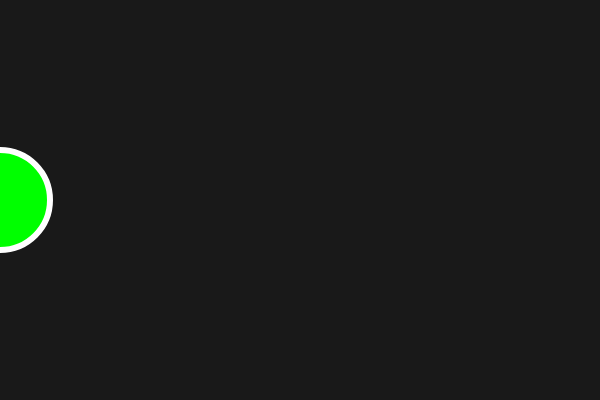
Frame 1 (no input)
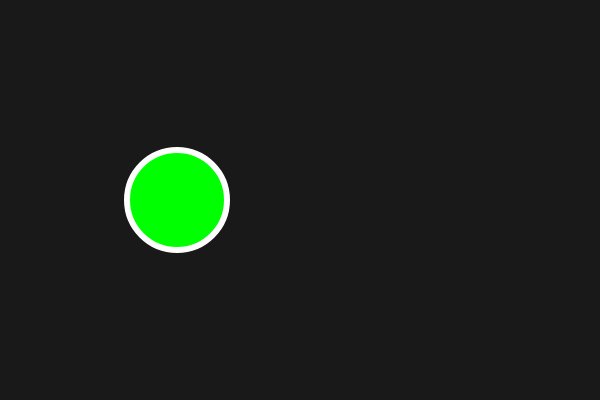
Frame 60 (no input)
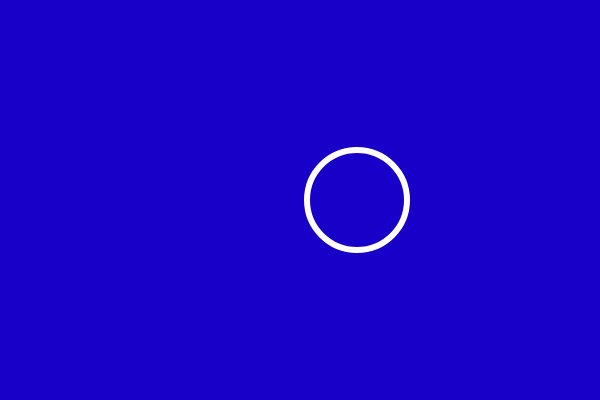
Frame 120 (the mouse pressed at the canvas centre since frame 60)

The p5.js sketch that drew these frames (run headless with seeded random() and noise() and a simulated clock; from frame 60 on, the mouse is pressed at the canvas centre):

// p5.js sketch
// ── sketch.js
var x = 0;
var speed = 3; 

function setup(){
    createCanvas(600,400);
}

function draw(){
    background(25);
    
    //i wrote this so background changes to pink when clicked
    if(mouseIsPressed){
    background(25,0,200);
    }
    
    //make outline white, 6px thick, no color inside shapes
    stroke(255);
    strokeWeight(6);
    noFill();
    
    if(mouseY<150){
        fill(0,255,0);
    }
    else{
        noFill();
    }
    
    //a circle
    ellipse(x,200,100,100);
    
    //this code is going to get the circle to move on its own    
    if(x>width || x<0){
        console.log("CIRCLE IS OFF THE SCREEN!!!!")
        speed = speed * -1;
    }
    
    x = x + speed;
    console.log(x);
}    
